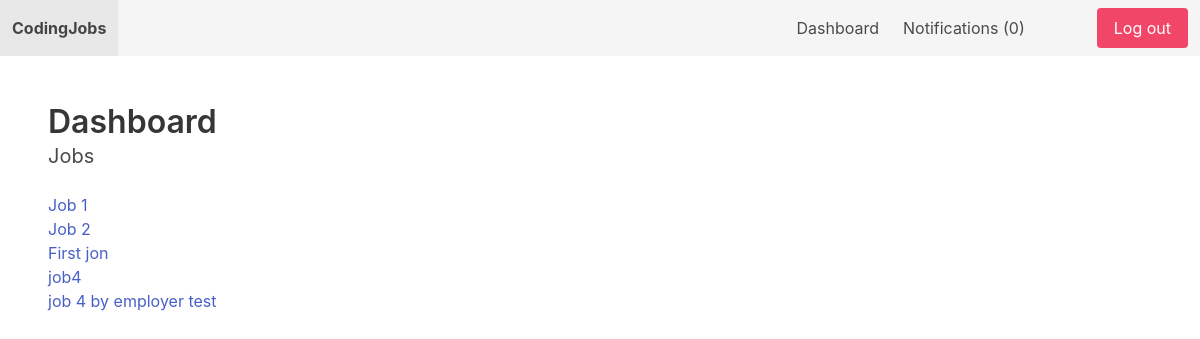
The page /dashboard/ (signed in) on the database its author committed.
### apps/job/models.py (models this page shows, shortened)
class Job(models.Model):
    SIZE_1_9 = 'size_1_9'
    SIZE_10_49 = 'size_10_49'
    SIZE_50_99 = 'size_50_99'
    SIZE_100_9 = 'size_100'
    CHOICES_SIZE = (
        (SIZE_1_9, '1_9'),
        (SIZE_10_49, '10_49'),
        (SIZE_50_99, '50_99'),
        (SIZE_100_9, '100+'),
    )
    title = models.CharField( max_length=255)
    short_description = models.TextField()
    long_description = models.TextField(blank=True, null=True)
    company_name = models.CharField(max_length=255)
    company_address = models.CharField(max_length=255, blank=True, null=True)
    company_zipcode = models.CharField(max_length=255, blank=True, null=True)
    company_place = models.CharField(max_length=255, blank=True, null=True)
    company_country = models.CharField(max_length=255, blank=True, null=True)
    company_size = models.CharField(max_length=20, choices=CHOICES_SIZE, default=SIZE_1_9)
    created_by = models.ForeignKey(User, related_name='jobs', on_delete=models.CASCADE)
    created_at = models.DateTimeField(auto_now_add=True)
    changed_at = models.DateTimeField(auto_now=True)

### apps/userprofile/views.py (the view)
# urls.py: path('', dashboard, name='dashboard'),
def dashboard(request):
    return render(request, 'userprofile/dashboard.html', {'userprofile': request.user.userprofile})

### apps/notification/context_processors.py (called while the page is built)
def notifications(request):
    if request.user.is_authenticated:
        return {'notifications': request.user.notifications.filter(is_read=False)}
    else:
        return {'notifications': []}

### apps/userprofile/templates/userprofile/dashboard.html (shortened to what this page needs)
{% extends "coreapp/base.html" %}
{% block content %}
    <h1 class="title">Dashboard</h1>
    {% if userprofile.is_employer %}
        <h2 class="subtitle">Jobs</h2>
        {% for job in request.user.jobs.all %}
            <div class="job">
            <a href="{% url 'view_dashboard_job' job.id %}">{{ job.title }}</a>
            </div>
        {% empty %}
            <p>You don't have any jobs yet...</p>
        {% endfor %}
    {% endif %}
{% endblock content %}

### rows shown on the page
Job: title "Job 1"
Job: title "Job 2"
Job: title "First jon"
Job: title "job4"
Job: title "job 4 by employer test"

### other values the page prints
{{ notifications.count }} "0"
